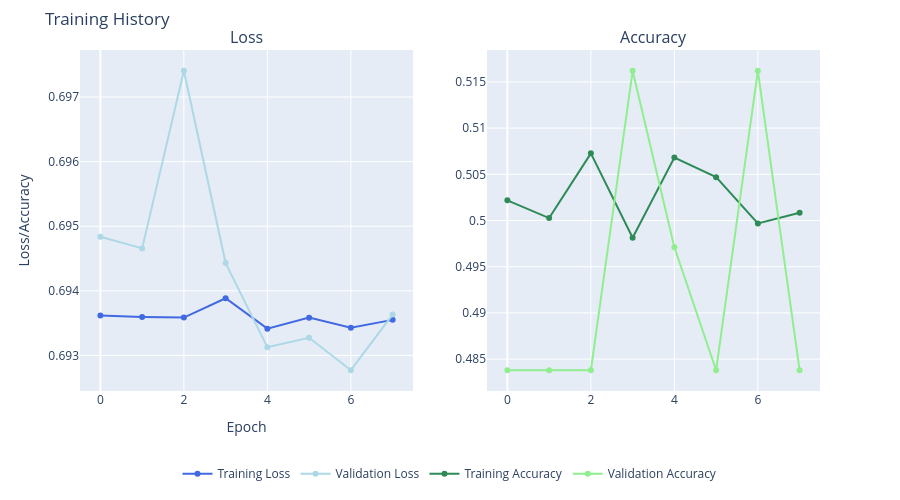

The notebook cell this image was saved under:
### Code cell
print(alg_hist.history.keys())
alg_plot = plot_training(alg_hist.history)
alg_plot.show()

### Figure 1 — Plotly figure (JSON) as saved in the notebook; plotly's stock layout.template omitted (floating-point values rounded to 4 significant figures)
{"data": [{"line": {"color": "royalblue"}, "mode": "lines+markers", "name": "Training Loss", "type": "scatter", "x": [0, 1, 2, 3, 4, 5, 6, 7], "xaxis": "x", "y": [0.6936, 0.6936, 0.6936, 0.6939, 0.6934, 0.6936, 0.6934, 0.6935], "yaxis": "y"}, {"line": {"color": "lightblue"}, "mode": "lines+markers", "name": "Validation Loss", "type": "scatter", "x": [0, 1, 2, 3, 4, 5, 6, 7], "xaxis": "x", "y": [0.6948, 0.6947, 0.6974, 0.6944, 0.6931, 0.6933, 0.6928, 0.6936], "yaxis": "y"}, {"line": {"color": "seagreen"}, "mode": "lines+markers", "name": "Training Accuracy", "type": "scatter", "x": [0, 1, 2, 3, 4, 5, 6, 7], "xaxis": "x2", "y": [0.5022, 0.5003, 0.5073, 0.4981, 0.5068, 0.5047, 0.4997, 0.5008], "yaxis": "y2"}, {"line": {"color": "lightgreen"}, "mode": "lines+markers", "name": "Validation Accuracy", "type": "scatter", "x": [0, 1, 2, 3, 4, 5, 6, 7], "xaxis": "x2", "y": [0.4838, 0.4838, 0.4838, 0.5162, 0.4971, 0.4838, 0.5162, 0.4838], "yaxis": "y2"}], "layout": {"annotations": [{"font": {"size": 16}, "showarrow": false, "text": "Loss", "x": 0.225, "xanchor": "center", "xref": "paper", "y": 1, "yanchor": "bottom", "yref": "paper"}, {"font": {"size": 16}, "showarrow": false, "text": "Accuracy", "x": 0.775, "xanchor": "center", "xref": "paper", "y": 1, "yanchor": "bottom", "yref": "paper"}], "height": 500, "legend": {"orientation": "h", "x": 0.5, "xanchor": "center", "y": -0.2}, "margin": {"b": 100, "t": 50}, "title": {"text": "Training History"}, "width": 900, "xaxis": {"anchor": "y", "domain": [0, 0.45], "title": {"text": "Epoch"}}, "xaxis2": {"anchor": "y2", "domain": [0.55, 1]}, "yaxis": {"anchor": "x", "domain": [0, 1], "title": {"text": "Loss/Accuracy"}}, "yaxis2": {"anchor": "x2", "domain": [0, 1]}}}
